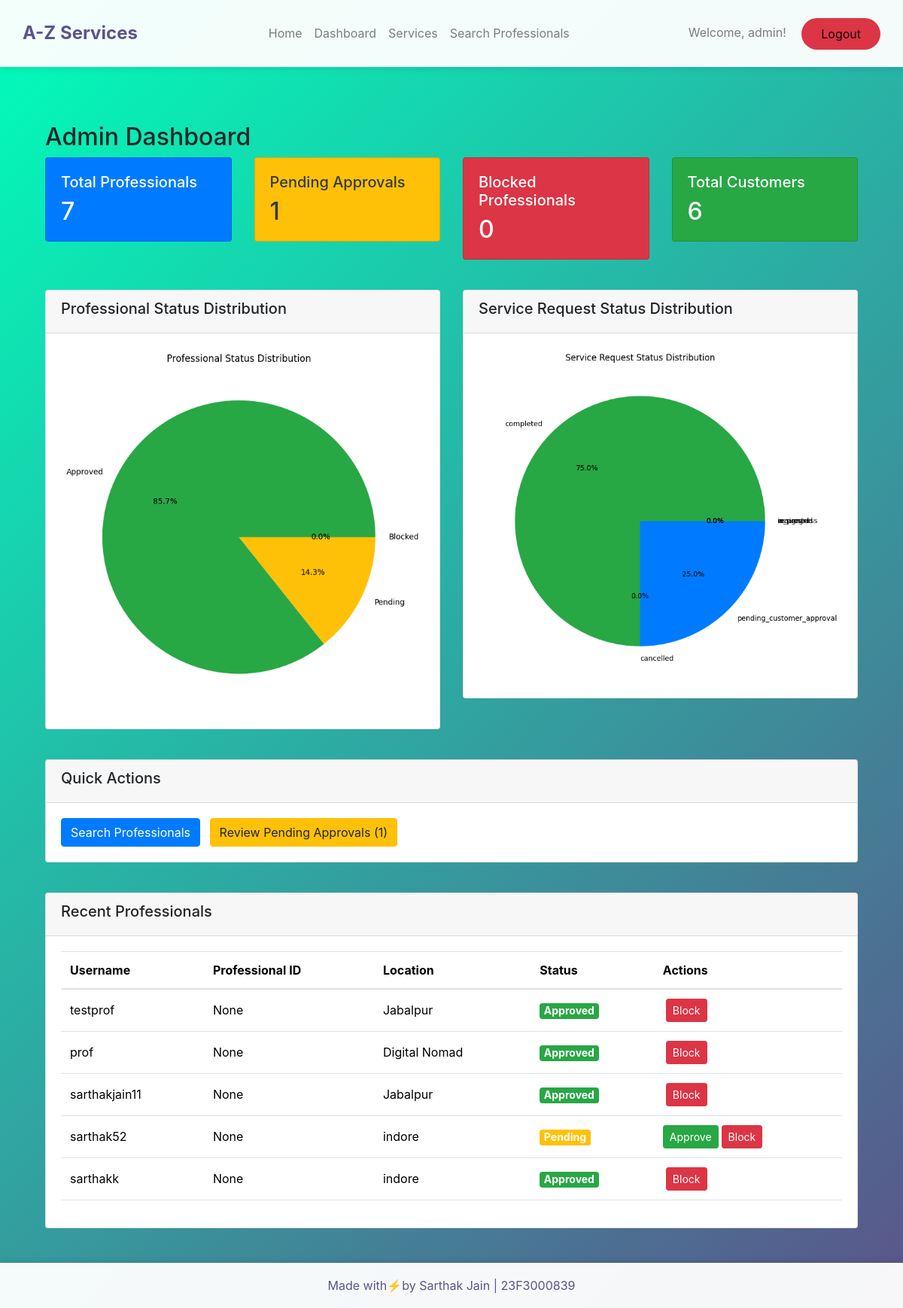
The app's page /admin/dashboard (signed in) with its own data.
### app/models.py (models this page shows, shortened)
class User(UserMixin, db.Model):
    __tablename__ = 'user'
    id = db.Column(db.Integer, primary_key=True)
    username = db.Column(db.String(80), unique=True, nullable=False)
    password = db.Column(db.String(120), nullable=False)
    role = db.Column(db.String(20), nullable=False)  # 'admin', 'professional', 'customer'
    is_approved = db.Column(db.Boolean, default=False)
    is_blocked = db.Column(db.Boolean, default=False)
    average_rating = db.Column(db.Float, default=0.0)
    location = db.Column(db.String(100))
    pincode = db.Column(db.String(6))
    professional_id = db.Column(db.String(8), unique=True)  # For format PRO12345
    service_requests_made = db.relationship('ServiceRequest',
                                          foreign_keys='ServiceRequest.customer_id',
                                          backref='customer')
    service_requests_received = db.relationship('ServiceRequest',
                                              foreign_keys='ServiceRequest.professional_id',
                                              backref='professional')
    reviews_given = db.relationship('Review',
                                  foreign_keys='Review.customer_id',
                                  backref='reviewer')
    reviews_received = db.relationship('Review',
                                     foreign_keys='Review.professional_id',
                                     backref='reviewed_professional')

### app/views/admin.py (the view)
@admin_bp.route('/dashboard')
@admin_required
def dashboard():
    total_professionals = User.query.filter_by(role='professional').count()
    pending_approvals = User.query.filter_by(role='professional', is_approved=False).count()
    blocked_professionals = User.query.filter_by(role='professional', is_blocked=True).count()
    total_customers = User.query.filter_by(role='customer').count()
    recent_professionals = User.query.filter_by(role='professional')\
        .order_by(User.id.desc())\
        .limit(5)\
        .all()
    plt.figure(figsize=(8, 8))
    plt.pie([
        total_professionals - pending_approvals - blocked_professionals,
        pending_approvals,
        blocked_professionals
    ],
        labels=['Approved', 'Pending', 'Blocked'],
        colors=['#28a745', '#ffc107', '#dc3545'],
        autopct='%1.1f%%'
    )
    plt.title('Professional Status Distribution')
    buffer = io.BytesIO()
    plt.savefig(buffer, format='png', bbox_inches='tight')
    buffer.seek(0)
    professional_chart = base64.b64encode(buffer.getvalue()).decode()
    plt.close()
    service_requests = ServiceRequest.query.all()
    status_counts = {
        'requested': 0,
        'assigned': 0,
        'in_progress': 0,
        'completed': 0,
        'cancelled': 0
    }
    for request in service_requests:
        status_counts[request.status] = status_counts.get(request.status, 0) + 1
    plt.figure(figsize=(8, 8))
    plt.pie(status_counts.values(),
        labels=status_counts.keys(),
        colors=['#007bff', '#17a2b8', '#ffc107', '#28a745', '#dc3545'],
        autopct='%1.1f%%'
    )
    plt.title('Service Request Status Distribution')
    buffer = io.BytesIO()
    plt.savefig(buffer, format='png', bbox_inches='tight')
    buffer.seek(0)
    requests_chart = base64.b64encode(buffer.getvalue()).decode()
    plt.close()
    return render_template('admin/dashboard.html',
                         total_professionals=total_professionals,
                         pending_approvals=pending_approvals,
                         blocked_professionals=blocked_professionals,
                         total_customers=total_customers,
                         professional_chart=professional_chart,
                         requests_chart=requests_chart,
                         recent_professionals=recent_professionals)

### app/__init__.py (called while the page is built)
def create_app(config_class=Config):
    app = Flask(__name__)
    app.config.from_object(config_class)
    db.init_app(app)
    migrate.init_app(app, db)
    login_manager.init_app(app)
    login_manager.login_view = 'main.login'
    from .models import User
    @login_manager.user_loader
    def load_user(user_id):
        return User.query.get(int(user_id))
    from .views.admin import admin_bp
    from .views.customer import customer_bp
    from .views.professional import professional_bp
    from .routes import main_bp
    app.register_blueprint(admin_bp, url_prefix='/admin')
    app.register_blueprint(customer_bp, url_prefix='/customer')
    app.register_blueprint(professional_bp, url_prefix='/professional')
    app.register_blueprint(main_bp)
    with app.app_context():
        db.create_all()
    return app

### app/views/admin.py (called while the page is built)
def admin_required(f):
    @wraps(f)
    @login_required
    def decorated_function(*args, **kwargs):
        if not current_user.role == 'admin':
            flash('You must be an admin to access this page.', 'danger')
            return redirect(url_for('main.index'))
        return f(*args, **kwargs)
    return decorated_function

### app/templates/admin/dashboard.html (shortened to what this page needs)
{% extends "layout.html" %}
{% block content %}
<div class="container mt-4">
    <h2>Admin Dashboard</h2>
    <div class="row mb-4">
        <div class="col-md-3">
            <div class="card bg-primary text-white">
                <div class="card-body">
                    <h5 class="card-title">Total Professionals</h5>
                    <h2 class="card-text">{{ total_professionals }}</h2>
                </div>
            </div>
        </div>
        <div class="col-md-3">
            <div class="card bg-warning text-dark">
                <div class="card-body">
                    <h5 class="card-title">Pending Approvals</h5>
                    <h2 class="card-text">{{ pending_approvals }}</h2>
                </div>
            </div>
        </div>
        <div class="col-md-3">
            <div class="card bg-danger text-white">
                <div class="card-body">
                    <h5 class="card-title">Blocked Professionals</h5>
                    <h2 class="card-text">{{ blocked_professionals }}</h2>
                </div>
            </div>
        </div>
        <div class="col-md-3">
            <div class="card bg-success text-white">
                <div class="card-body">
                    <h5 class="card-title">Total Customers</h5>
                    <h2 class="card-text">{{ total_customers }}</h2>
                </div>
            </div>
        </div>
    </div>
<div class="row mb-4">
    <div class="col-md-6">
        <div class="card">
            <div class="card-header">
                <h5>Professional Status Distribution</h5>
            </div>
            <div class="card-body text-center">
                <img
                     class="img-fluid"
                     alt="Professional Status Distribution">
            </div>
        </div>
    </div>
    <div class="col-md-6">
        <div class="card">
            <div class="card-header">
                <h5>Service Request Status Distribution</h5>
            </div>
            <div class="card-body text-center">
                <img
                     class="img-fluid"
                     alt="Service Request Status Distribution">
                </div>
            </div>
        </div>
    </div>
    <div class="row mb-4">
        <div class="col-md-12">
            <div class="card">
                <div class="card-header">
                    <h5>Quick Actions</h5>
                </div>
                <div class="card-body">
                    <a href="{{ url_for('admin.search_professionals') }}" class="btn btn-primary me-2">
                        Search Professionals
                    </a>
                    {% if pending_approvals > 0 %}
                    <a href="{{ url_for('admin.search_professionals', search_type='approval', search_term='pending') }}"
                       class="btn btn-warning">
                        Review Pending Approvals ({{ pending_approvals }})
                    </a>
                    {% endif %}
                </div>
            </div>
        </div>
    </div>
    <div class="card">
        <div class="card-header">
            <h5>Recent Professionals</h5>
        </div>
        <div class="card-body">
            <div class="table-responsive">
                <table class="table table-hover">
                    <thead>
                        <tr>
                            <th>Username</th>
                            <th>Professional ID</th>
                            <th>Location</th>
                            <th>Status</th>
                            <th>Actions</th>
                        </tr>
                    </thead>
                    <tbody>
                        {% for professional in recent_professionals %}
                        <tr>
                            <td>{{ professional.username }}</td>
                            <td>{{ professional.professional_id }}</td>
                            <td>{{ professional.location }}</td>
                            <td>
                                {% if professional.is_approved %}
                                    <span class="badge bg-success">Approved</span>
                                {% else %}
                                    <span class="badge bg-warning">Pending</span>
                                {% endif %}
                            </td>
                            <td>
                                <div class="btn-group" role="group">
                                    {% if not professional.is_approved %}
                                    <form action="{{ url_for('admin.approve_professional', user_id=professional.id) }}"
                                          method="POST" class="d-inline">
                                        <button type="submit" class="btn btn-success btn-sm">
                                            Approve
                                        </button>
                                    </form>
                                    {% endif %}
                                    <form action="{{ url_for('admin.block_professional', user_id=professional.id) }}"
                                          method="POST" class="d-inline ms-1">
                                        <button type="submit" class="btn btn-danger btn-sm">
                                            {{ 'Unblock' if professional.is_blocked else 'Block' }}
                                        </button>
                                    </form>
                                </div>
                            </td>
                        </tr>
                        {% endfor %}
                    </tbody>
                </table>
            </div>
        </div>
    </div>
</div>
{% endblock %}

### app/templates/layout.html (shortened to what this page needs)
<!DOCTYPE html>
<html lang="en">
<head>
    <link href="https://cdn.jsdelivr.net/npm/bootstrap@5.3.2/dist/css/bootstrap.min.css" rel="stylesheet">
    <link rel="stylesheet" href="https://stackpath.bootstrapcdn.com/bootstrap/4.5.2/css/bootstrap.min.css">
</head>
<body>
    <nav class="navbar navbar-expand-lg navbar-light d-flex justify-content-between">
        <div>
        <a class="navbar-brand" href="{{ url_for('main.index') }}">A-Z Services</a>
        </div>
            <ul class="navbar-nav">
                <li class="nav-item">
                    <a class="nav-link" href="{{ url_for('main.index') }}">Home</a>
                </li>
                {% if current_user.is_authenticated %}
                    <li class="nav-item">
                        {% if current_user.role == 'customer' %}
                            <a class="nav-link" href="{{ url_for('customer.dashboard') }}">Dashboard</a>
                        {% elif current_user.role == 'professional' %}
                            <a class="nav-link" href="{{ url_for('professional.dashboard') }}">Dashboard</a>
                        {% elif current_user.role == 'admin' %}
                            <a class="nav-link" href="{{ url_for('admin.dashboard') }}">Dashboard</a>
                        {% endif %}
                    </li>
                {% endif %}
                {% if current_user.role=="admin" %}
                <li class="nav-item">
                    <a class="nav-link" href="{{ url_for('admin.manage_services') }}">Services</a>
                </li>
                {% endif %}
                {% if current_user.role=="admin" %}
                <li class="nav-item">
                    <a class="nav-link" href="{{ url_for('admin.search_professionals') }}">Search Professionals</a>
                </li>
                {% endif %}
            </ul>
            <div class="navbar-text">
                {% if current_user.is_authenticated %}
                    <span class="navbar-text mr-3">Welcome, {{ current_user.username }}!</span>
                    <a class="btn btn-logout" href="{{ url_for('main.logout') }}">Logout</a>
                {% else %}
                    <a class="btn btn-login" href="{{ url_for('main.login') }}">Login</a>
                    <a class="btn btn-register" href="{{ url_for('main.register') }}">Register</a>
                {% endif %}
            </div>
    </nav>
    <div class="page-wrapper">
        <div class="container">
            {% block content %}{% endblock %}
        </div>
    </div>
    <footer class="footer">
        <p class="mb-0">Made with⚡by Sarthak Jain | 23F3000839</p>
    </footer>
</body>
</html>

### app/templates/layout.html (style rules this page uses)
body { background: linear-gradient(135deg, #00feba, #5b548a); min-height: 100vh; padding-bottom: 60px; position: relative; }
.navbar { padding: 15px 30px; background: rgba(255, 255, 255, 0.95) !important; box-shadow: 0 2px 10px rgba(0,0,0,0.1); }
.navbar-brand { font-weight: bold; font-size: 24px; color: #5b548a !important; }
.page-wrapper { padding-top: 50px; padding-bottom: 30px; }
.btn-logout { background: #dc3545; color: white; padding: 8px 25px; border-radius: 25px; }
.footer { position: absolute; bottom: 0; width: 100%; height: 60px; background: rgba(255, 255, 255, 0.95); display: flex; align-items: center; justify-content: center; color: #5b548a; box-shadow: 0 -2px 10px rgba(0,0,0,0.1); }

### app/templates/admin/dashboard.html (style rules this page uses)
.card { margin-bottom: 1rem; }
.card-title { margin-bottom: 0.5rem; }
.table td, .table th { vertical-align: middle; }
.badge { font-size: 0.875rem; }

### records on screen
User: username "admin"
User: username "testprof", professional_id "None", location "Jabalpur", is_approved "Approved", is_blocked "Block"
User: username "prof", professional_id "None", location "Digital Nomad", is_approved "Approved", is_blocked "Block"
User: username "sarthakjain11", professional_id "None", location "Jabalpur", is_approved "Approved", is_blocked "Block"
User: username "sarthak52", professional_id "None", location "indore", is_approved "Pending", is_blocked "Block"
User: username "sarthakk", professional_id "None", location "indore", is_approved "Approved", is_blocked "Block"

### other values on screen
{{ total_professionals }} "7"
{{ pending_approvals }} "1"
{{ blocked_professionals }} "0"
{{ total_customers }} "6"
